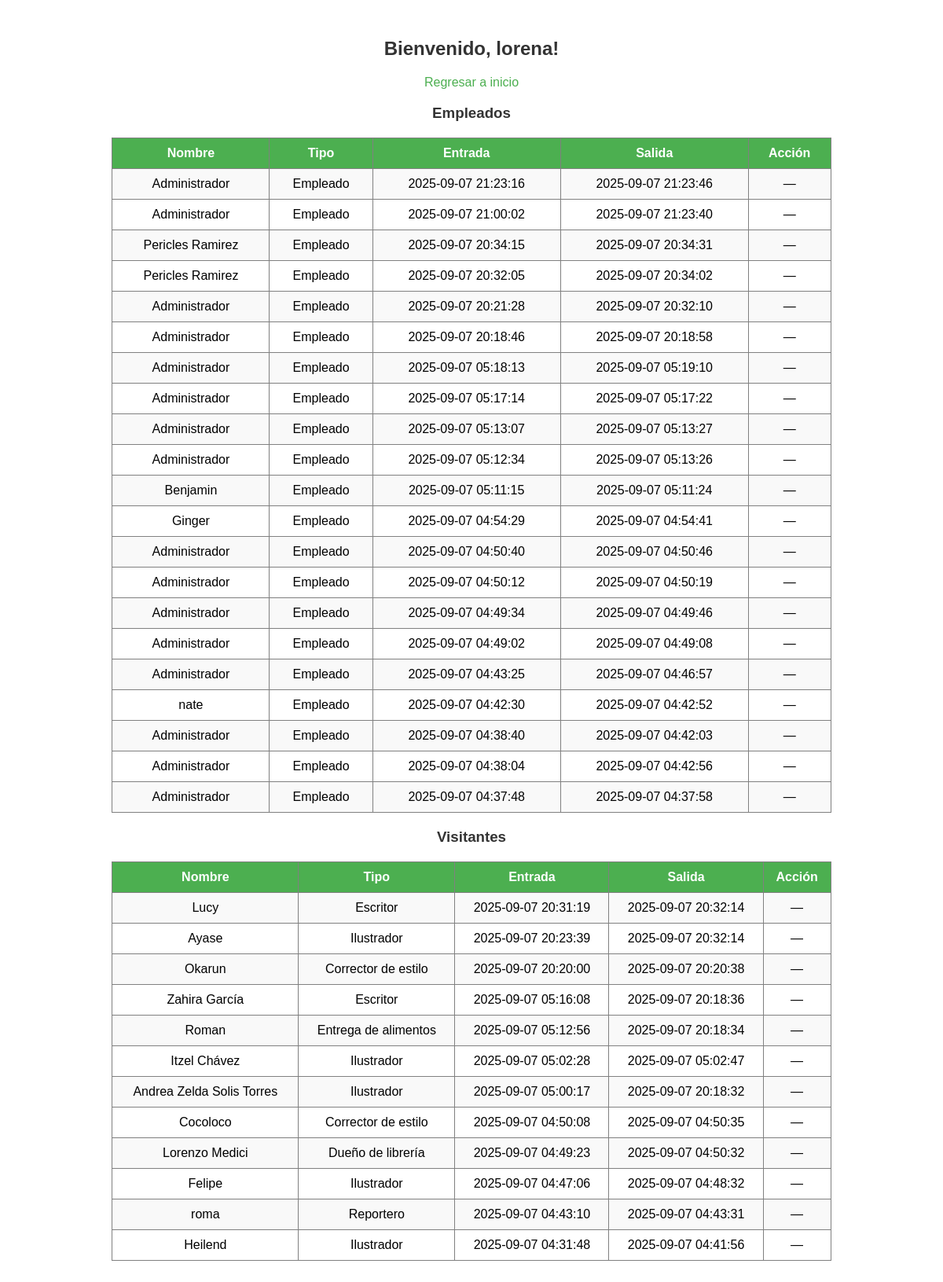
The page /dashboard.php (signed in) on the database its author committed.
### tables this page shows
CREATE TABLE `accesos` (
  `id` int NOT NULL,
  `tipo` varchar(50) NOT NULL,
  `nombre` varchar(100) NOT NULL,
  `fecha_entrada` datetime DEFAULT CURRENT_TIMESTAMP,
  `fecha_salida` datetime DEFAULT NULL
);

### dashboard.php (the view, shortened to what this page needs)
<?php
include 'db.php';
?>
<!DOCTYPE html>
<html lang="es">
<head>
<link rel="stylesheet" href="style.css">
</head>
<body>
<h2>Bienvenido, <?php echo htmlspecialchars($_SESSION['usuario']); ?>!</h2>
<p><a href="logout.php">Regresar a inicio</a></p>
<h3>Empleados</h3>
<table border="1">
<tr>
    <th>Nombre</th><th>Tipo</th><th>Entrada</th><th>Salida</th><th>Acción</th>
</tr>
<?php
$res = $conn->query("SELECT id,nombre,tipo,fecha_entrada,fecha_salida FROM accesos WHERE tipo='Empleado' ORDER BY fecha_entrada DESC");
while($row = $res->fetch_assoc()){
    echo "<tr>";
    echo "<td>".htmlspecialchars($row['nombre'])."</td>";
    echo "<td>".htmlspecialchars($row['tipo'])."</td>";
    echo "<td>".$row['fecha_entrada']."</td>";
    echo "<td>".($row['fecha_salida'] ?? 'Dentro')."</td>";
    if($row['fecha_salida']===null) echo "<td><a href='dashboard.php?salida_id=".$row['id']."'>Registrar salida</a></td>";
    else echo "<td>—</td>";
    echo "</tr>";
}
?>
</table>
<h3>Visitantes</h3>
<table border="1">
<tr>
    <th>Nombre</th><th>Tipo</th><th>Entrada</th><th>Salida</th><th>Acción</th>
</tr>
<?php
$res = $conn->query("SELECT id,nombre,tipo,fecha_entrada,fecha_salida FROM accesos WHERE tipo!='Empleado' ORDER BY fecha_entrada DESC");
while($row = $res->fetch_assoc()){
    echo "<tr>";
    echo "<td>".htmlspecialchars($row['nombre'])."</td>";
    echo "<td>".htmlspecialchars($row['tipo'])."</td>";
    echo "<td>".$row['fecha_entrada']."</td>";
    echo "<td>".($row['fecha_salida'] ?? 'Dentro')."</td>";
    if($row['fecha_salida']===null) echo "<td><a href='dashboard.php?salida_id=".$row['id']."'>Registrar salida</a></td>";
    else echo "<td>—</td>";
    echo "</tr>";
}
?>
</table>
</body>
</html>

### style.css (style rules this page uses)
body { font-family: Arial, sans-serif; background-color: #ffff; text-align: center; padding: 20px; }
h2, h3 { color: #333; }
table { margin: 20px auto; border-collapse: collapse; width: 80%; }
th, td { padding: 10px; }
th { background-color: #4CAF50; color: white; }
tr:nth-child(even) { background-color: #f9f9f9; }
a { text-decoration: none; color: #4CAF50; }

### rows shown on the page
accesos: nombre "Administrador", tipo "Empleado", fecha_entrada "2025-09-07 21:23:16", fecha_salida "2025-09-07 21:23:46"
accesos: nombre "Administrador", tipo "Empleado", fecha_entrada "2025-09-07 21:00:02", fecha_salida "2025-09-07 21:23:40"
accesos: nombre "Pericles Ramirez", tipo "Empleado", fecha_entrada "2025-09-07 20:34:15", fecha_salida "2025-09-07 20:34:31"
accesos: nombre "Pericles Ramirez", tipo "Empleado", fecha_entrada "2025-09-07 20:32:05", fecha_salida "2025-09-07 20:34:02"
accesos: nombre "Administrador", tipo "Empleado", fecha_entrada "2025-09-07 20:21:28", fecha_salida "2025-09-07 20:32:10"
accesos: nombre "Administrador", tipo "Empleado", fecha_entrada "2025-09-07 20:18:46", fecha_salida "2025-09-07 20:18:58"
accesos: nombre "Administrador", tipo "Empleado", fecha_entrada "2025-09-07 05:18:13", fecha_salida "2025-09-07 05:19:10"
accesos: nombre "Administrador", tipo "Empleado", fecha_entrada "2025-09-07 05:17:14", fecha_salida "2025-09-07 05:17:22"
accesos: nombre "Administrador", tipo "Empleado", fecha_entrada "2025-09-07 05:13:07", fecha_salida "2025-09-07 05:13:27"
accesos: nombre "Administrador", tipo "Empleado", fecha_entrada "2025-09-07 05:12:34", fecha_salida "2025-09-07 05:13:26"
accesos: nombre "Benjamin", tipo "Empleado", fecha_entrada "2025-09-07 05:11:15", fecha_salida "2025-09-07 05:11:24"
accesos: nombre "Ginger", tipo "Empleado", fecha_entrada "2025-09-07 04:54:29", fecha_salida "2025-09-07 04:54:41"
accesos: nombre "Administrador", tipo "Empleado", fecha_entrada "2025-09-07 04:50:40", fecha_salida "2025-09-07 04:50:46"
accesos: nombre "Administrador", tipo "Empleado", fecha_entrada "2025-09-07 04:50:12", fecha_salida "2025-09-07 04:50:19"
accesos: nombre "Administrador", tipo "Empleado", fecha_entrada "2025-09-07 04:49:34", fecha_salida "2025-09-07 04:49:46"
accesos: nombre "Administrador", tipo "Empleado", fecha_entrada "2025-09-07 04:49:02", fecha_salida "2025-09-07 04:49:08"
accesos: nombre "Administrador", tipo "Empleado", fecha_entrada "2025-09-07 04:43:25", fecha_salida "2025-09-07 04:46:57"
accesos: nombre "nate", tipo "Empleado", fecha_entrada "2025-09-07 04:42:30", fecha_salida "2025-09-07 04:42:52"
accesos: nombre "Administrador", tipo "Empleado", fecha_entrada "2025-09-07 04:38:40", fecha_salida "2025-09-07 04:42:03"
accesos: nombre "Administrador", tipo "Empleado", fecha_entrada "2025-09-07 04:38:04", fecha_salida "2025-09-07 04:42:56"
accesos: nombre "Administrador", tipo "Empleado", fecha_entrada "2025-09-07 04:37:48", fecha_salida "2025-09-07 04:37:58"
accesos: nombre "Lucy", tipo "Escritor", fecha_entrada "2025-09-07 20:31:19", fecha_salida "2025-09-07 20:32:14"
accesos: nombre "Ayase", tipo "Ilustrador", fecha_entrada "2025-09-07 20:23:39", fecha_salida "2025-09-07 20:32:14"
accesos: nombre "Okarun", tipo "Corrector de estilo", fecha_entrada "2025-09-07 20:20:00", fecha_salida "2025-09-07 20:20:38"
accesos: nombre "Zahira García", tipo "Escritor", fecha_entrada "2025-09-07 05:16:08", fecha_salida "2025-09-07 20:18:36"
accesos: nombre "Roman", tipo "Entrega de alimentos", fecha_entrada "2025-09-07 05:12:56", fecha_salida "2025-09-07 20:18:34"
accesos: nombre "Itzel Chávez", tipo "Ilustrador", fecha_entrada "2025-09-07 05:02:28", fecha_salida "2025-09-07 05:02:47"
accesos: nombre "Andrea Zelda Solis Torres", tipo "Ilustrador", fecha_entrada "2025-09-07 05:00:17", fecha_salida "2025-09-07 20:18:32"
accesos: nombre "Cocoloco", tipo "Corrector de estilo", fecha_entrada "2025-09-07 04:50:08", fecha_salida "2025-09-07 04:50:35"
accesos: nombre "Lorenzo Medici", tipo "Dueño de librería", fecha_entrada "2025-09-07 04:49:23", fecha_salida "2025-09-07 04:50:32"
accesos: nombre "Felipe", tipo "Ilustrador", fecha_entrada "2025-09-07 04:47:06", fecha_salida "2025-09-07 04:48:32"
accesos: nombre "roma", tipo "Reportero", fecha_entrada "2025-09-07 04:43:10", fecha_salida "2025-09-07 04:43:31"
accesos: nombre "Heilend", tipo "Ilustrador", fecha_entrada "2025-09-07 04:31:48", fecha_salida "2025-09-07 04:41:56"

### other values the page prints
$_SESSION['usuario'] "lorena"
